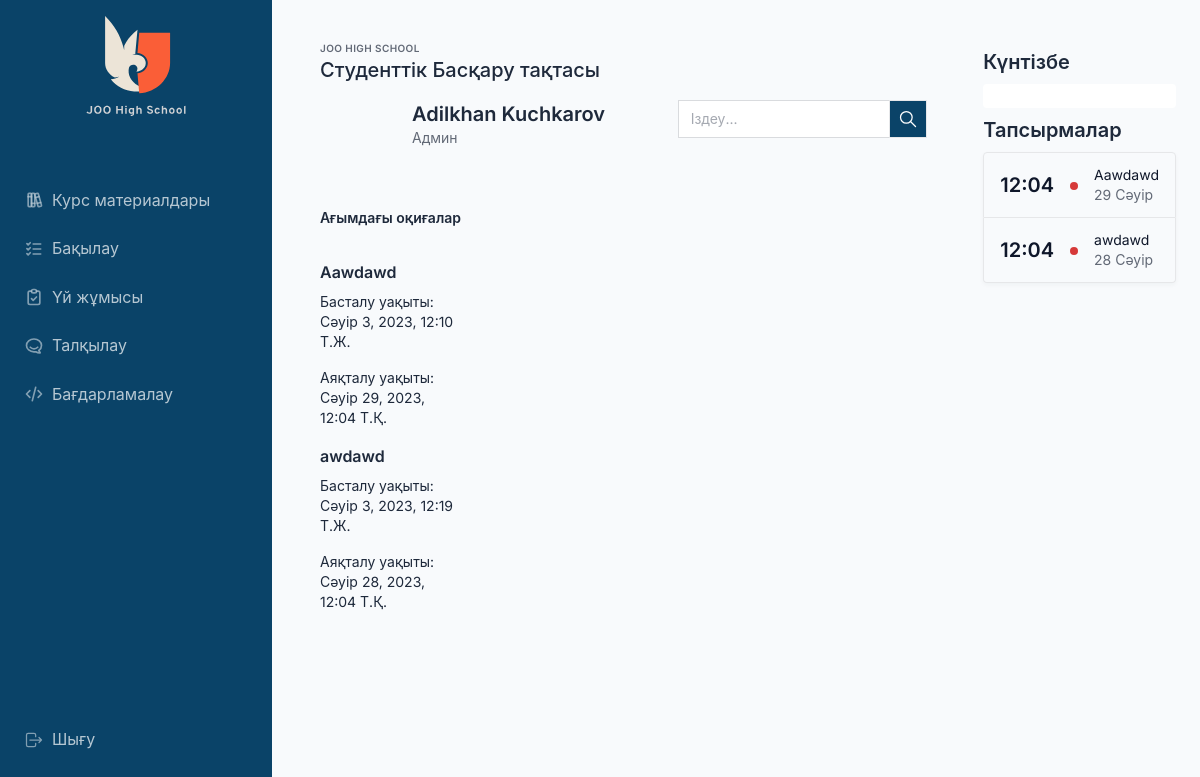
Before: /calendar/ (signed in) with the older database file.
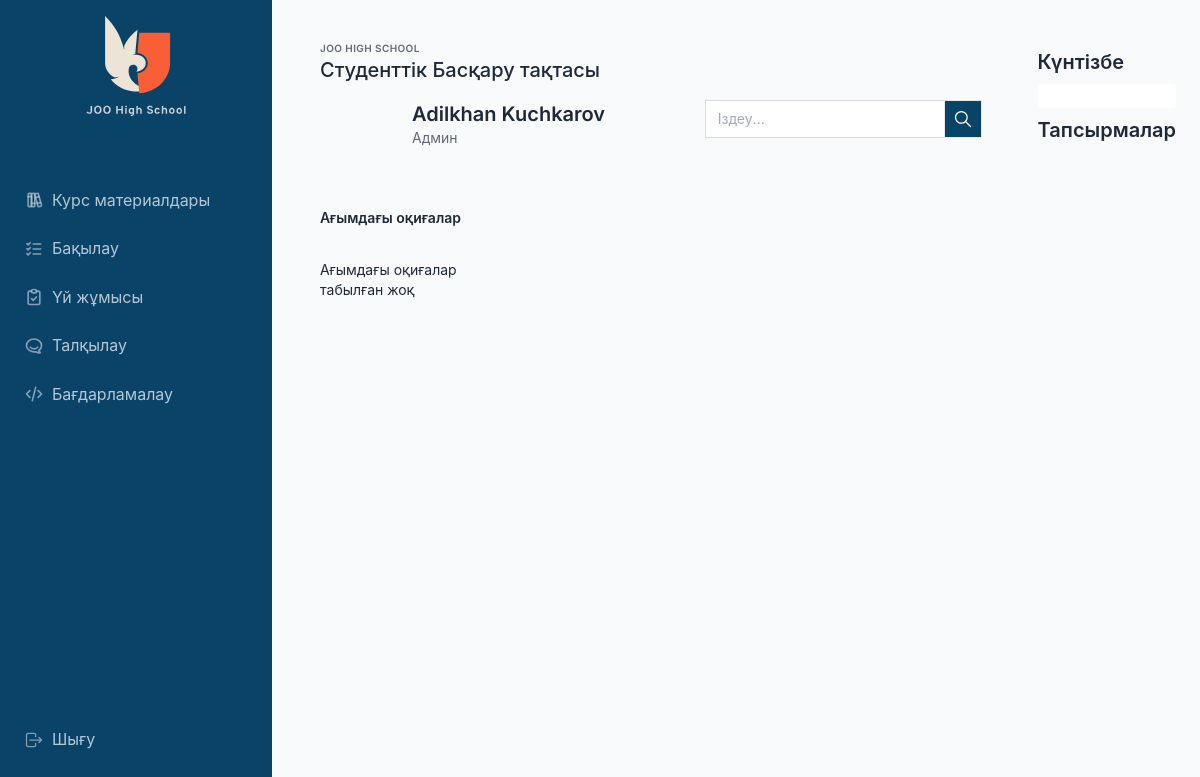
After: the same page with the newer database file.
### users/models.py (models this page shows, shortened)
class User(AbstractUser):
    username = None
    email = models.EmailField(unique=True, verbose_name=_("Email Address"))
    first_name = models.CharField(_("first name"), max_length=150, blank=False)
    last_name = models.CharField(_("last name"), max_length=150, blank=False)
    USERNAME_FIELD = 'email'
    REQUIRED_FIELDS = []
    objects = UserManager()

class Profile(models.Model):
    user = models.OneToOneField(get_user_model(), on_delete=models.CASCADE, related_name="profile")
    picture = models.ImageField(upload_to="uploads/", default="default/default-picture.jpg")

### calendarapp/models/event.py (models this page shows, shortened)
class Event(EventAbstract):
    title = models.CharField(max_length=200, unique=True)
    description = models.TextField(null=True, blank=True)
    start_time = models.DateTimeField()
    end_time = models.DateTimeField(null=True, blank=True)
    url = models.CharField(max_length=256, blank=True, null=True)
    objects = EventManager()

### calendarapp/views/other_views.py (the view, shortened to what this page needs)
# urls.py: path("calendar/", views.CalendarViewNew.as_view(), name="calendar"),
class CalendarViewNew(LoginRequiredMixin, generic.View):
    login_url = "users:signin"
    template_name = "calendarapp/calendar.html"
    form_class = EventForm
    def get(self, request, *args, **kwargs):
        forms = self.form_class()
        events = Event.objects.get_all_events()
        recurring_events = RecurringEvent.objects.all()
        events_month = Event.objects.get_running_events()
        event_list = []
        """
        For recurrent events
        "title": event.title,
        "daysOfWeek": ['4'],
        "startTime": event.start_time.strftime("%Y-%m-%dT%H:%M:%S"),
        "endTime": event.end_time.strftime("%Y-%m-%dT%H:%M:%S"),
        "url": "/events/"
        """
        for event in events:
            if not event.start_time:
                event_list.append({
                    "title": event.title,
                    "end": event.end_time.strftime("%Y-%m-%dT%H:%M:%S"),
                    "url": event.url,
                })
            elif event.url:
                event_list.append({
                    "title": event.title,
                    "start": event.start_time.strftime("%Y-%m-%dT%H:%M:%S"),
                    "end": event.end_time.strftime("%Y-%m-%dT%H:%M:%S"),
                    "url": event.url,
                })
        context = {"form": forms, "events": event_list,
                   "events_month": events_month}
        return render(request, self.template_name, context)

### templates/calendarapp/calendar.html (shortened to what this page needs)
{% extends 'base/content.html' %}
{% load static %}
{% block body %}
    <div class="row">
        <div class="col-md-12">
            <div class="tile row">
                <div class="col-md-3">
                    <div id="external-events">
                        <h4 class="mb-4">Ағымдағы оқиғалар</h4>
                        {% for event in events_month %}
                            <div class="fc-event">
                                {% if event.url %}
                                    <h3><a href="{{ event.url }}">{{ event.title }}</a></h3>
                                {% else %}
                                    <h3>{{ event.title }}</h3>
                                {% endif %}
                                <p>Басталу уақыты: {{ event.start_time }}</p>
                                <p>Аяқталу уақыты: {{ event.end_time }}</p>
                            </div>
                        {% empty %}
                            <p>Ағымдағы оқиғалар табылған жоқ</p>
                        {% endfor %}
                    </div>
                </div>
                <div class="col-md-9">
                </div>
            </div>
        </div>
    </div>
{% endblock body %}

### templates/base/content.html (shortened to what this page needs)
{% extends 'base/base.html' %}
{% load static %}
{% load humanize %}
{% load quiz_tags %}
{% block content %}
    <div class="wrapper">
        <aside class="navbar navbar-vertical navbar-expand-lg navbar-dark">
            <div class="container-fluid">
                <h1 class="navbar-brand navbar-brand-autodark">
                    <a href="/">
                        <img src="{% static 'images/logo-light.svg' %}" width="110" height="110" alt="Tabler"
                             class="navbar-brand-image">
                    </a>
                </h1>
                {% include 'base/sidebar.html' %}
            </div>
        </aside>
        <div class="page-wrapper">
            <div class="page-body">
                <div class="container-fluid">
                    <div class="row">
                        <div class="col px-4">
                            <div class="page-header d-print-none">
                                <div class="row align-items-center">
                                    <div class="col">
                                        <div class="page-pretitle">
                                            Joo high school
                                        </div>
                                        <h2 class="page-title">
                                            Студенттік Басқару тақтасы
                                        </h2>
                                    </div>
                                </div>
                            </div>
                            <div class="col">
                                <div class="">
                                    <div class="card-body">
                                        <div class="row g-3 align-items-start">
                                            <div class="col-auto">
                                                <span class="avatar avatar-md avatar-rounded bg-cyan"
                                                      style="background: url('{{ user.profile.picture.url }}') no-repeat center; background-size: cover;"></span>
                                            </div>
                                            <div class="col">
                                                <h2 class="m-0">
                                                    <a href="{% url 'users:profile' user.profile.id %}">{{ user.first_name }} {{ user.last_name }}</a>
                                                </h2>
                                                <div class="text-muted">
                                                    {% if request.user|has_group:"Moderators" %}
                                                        Модератор
                                                    {% elif request.user|has_group:"Students" %}
                                                        Оқушы
                                                    {% elif request.user|has_group:"Teachers" %}
                                                        Мұғалім
                                                    {% else %}
                                                        Админ
                                                    {% endif %}
                                                </div>
                                            </div>
                                            <div class="col">
                                                <div class="input-group mb-2 search-bar">
                                                    <input type="text" class="form-control" placeholder="Іздеу...">
                                                    <a class="btn p-2">
                                                    </a>
                                                </div>
                                            </div>
                                        </div>
                                    </div>
                                </div>
                            </div>
                            <div class="col mt-4">
                                {% block body %}
                                {% endblock %}
                            </div>
                        </div>
                        <div class="col-auto right-sidebar d-none d-md-block">
                            <h2><a href="{% url 'calendarapp:calendar' %}">Күнтізбе</a></h2>
                            <div class="d-flex align-items-center justify-content-end">
                                <div class="w-100 vanilla-calendar" id="calendar-kz-lang">
                                </div>
                            </div>
                            <h2 class="mt-2"><a href="{% url 'calendarapp:calendar' %}">Тапсырмалар</a></h2>
                            <div class="card tasks">
                                {% for event in running_events %}
                                    <div class="list-group-item">
                                        <div class="row align-items-center">
                                            <div class="col-auto">
                                                <h2 class="text-reset mb-0">{{ event.end_time|date:"G:i" }}</h2>
                                            </div>
                                            <div class="col-auto"><span class="badge bg-red"></span></div>
                                            <div class="col text-truncate">
                                                <a href="{% if event.url %}{{ event.url }}{% else %}#{% endif %}"
                                                   class="text-reset d-block">{{ event.title }}</a>
                                                <div class="d-block text-muted text-truncate mt-n1">{{ event.end_time|date:"d F" }}</div>
                                            </div>
                                        </div>
                                    </div>
                                {% endfor %}
                            </div>
                        </div>
                    </div>
                </div>
            </div>
        </div>
    </div>
{% endblock %}

### templates/base/base.html (shortened to what this page needs)
<!DOCTYPE html>
<html lang="en">
{% load static %}
<head>
    <link href="{% static 'Tabler/dist/css/tabler.min.css' %}" rel="stylesheet"/>
    <link href="{% static 'Tabler/dist/css/tabler-flags.min.css' %}" rel="stylesheet"/>
    <link href="{% static 'Tabler/dist/css/tabler-payments.min.css' %}" rel="stylesheet"/>
    <link href="{% static 'Tabler/dist/css/tabler-vendors.min.css' %}" rel="stylesheet"/>
    <link href="{% static 'Tabler/dist/css/demo.min.css' %}" rel="stylesheet"/>
    <link rel="stylesheet" href="https://cdn.jsdelivr.net/npm/@tabler/icons-webfont@latest/tabler-icons.min.css">
    <link rel="stylesheet" href="{% static 'calendar/vanilla-calendar.min.css' %}"/>
    <link href="{% static 'calender/main.css' %}" rel="stylesheet"/>
    <link rel="stylesheet" type="text/css" href="{% static 'css/core.css' %}">
    <link rel="stylesheet" href="https://cdn.jsdelivr.net/npm/flatpickr/dist/flatpickr.min.css">
    <link rel="stylesheet" type="text/css"
          href="https://maxcdn.bootstrapcdn.com/font-awesome/4.7.0/css/font-awesome.min.css"/>
</head>
<body hx-headers='{"X-CSRFToken": "{{ csrf_token }}"}'>
{% block content %}
{% endblock %}
</body>
</html>

### templates/base/sidebar.html (shortened to what this page needs)
<aside class="collapse navbar-collapse py-4" id="navbar-menu">
    <ul class="navbar-nav pt-lg-3 content-sidebar">
        <li class="nav-item {% if request.resolver_match.app_name == '' %}active{% endif %}">
            <a class="nav-link" href="{% url 'dashboard' %}">
                <span class="nav-link-icon d-md-none d-lg-inline-block">
                </span>
                <span class="nav-link-title">
                                    Курс материалдары
                </span>
            </a>
        </li>
        <li class="nav-item {% if request.resolver_match.app_name == 'quiz' %}active{% endif %}">
            <a class="nav-link" href="{% url 'quiz:quiz_list' %}">
                <span class="nav-link-icon d-md-none d-lg-inline-block">
                </span>
                <span class="nav-link-title">
                                    Бақылау
                                </span>
            </a>
        </li>
        <li class="nav-item {% if request.resolver_match.app_name == 'assignments' %}active{% endif %}">
            <a class="nav-link" href="{% url 'assignments:assignment_list' %}">
                <span class="nav-link-icon d-md-none d-lg-inline-block">
                </span>
                <span class="nav-link-title">
                                    Үй жұмысы
                </span>
            </a>
        </li>
        <li class="nav-item {% if request.resolver_match.app_name == 'discussions' %}active{% endif %}">
            <a class="nav-link" href="{% url 'discussions:discussions-list' %}" data-bs-toggle="tooltip"
               data-bs-placement="right"
               title="currently being developed">
                <span class="nav-link-icon d-md-none d-lg-inline-block">
                </span>
                <span class="nav-link-title">
                                    Талқылау
                </span>
            </a>
        </li>
        <li class="nav-item {% if request.resolver_match.app_name == 'problems' %}active{% endif %}">
            <a class="nav-link" href="{% url 'problems:problems' %}">
                <span class="nav-link-icon d-md-none d-lg-inline-block">
                </span>
                <span class="nav-link-title">
                                    Бағдарламалау
                </span>
            </a>
        </li>
    </ul>
    <ul class="navbar-nav">
        <li class="nav-item btn-ghost-danger">
            <a class="nav-link" href="{% url 'users:signout' %}">
                <span class="nav-link-icon d-md-none d-lg-inline-block">
                </span>
                <span class="nav-link-title">
                                    Шығу
                </span>
            </a>
        </li>
    </ul>
</aside>

### templates/base/js.html (shortened to what this page needs)
{% load static %}

Changed rows visible on the page:
removed Event: title "Aawdawd", start_time "Сәуір 3, 2023, 12:10 Т.Ж.", end_time "Сәуір 29, 2023, 12:04 Т.Қ.", end_time "12:04", end_time "29 Сәуір"
removed Event: title "awdawd", start_time "Сәуір 3, 2023, 12:19 Т.Ж.", end_time "Сәуір 28, 2023, 12:04 Т.Қ.", end_time "12:04", end_time "28 Сәуір"
Other visible differences:
text now shown: "Ағымдағы оқиғалар табылған жоқ"
